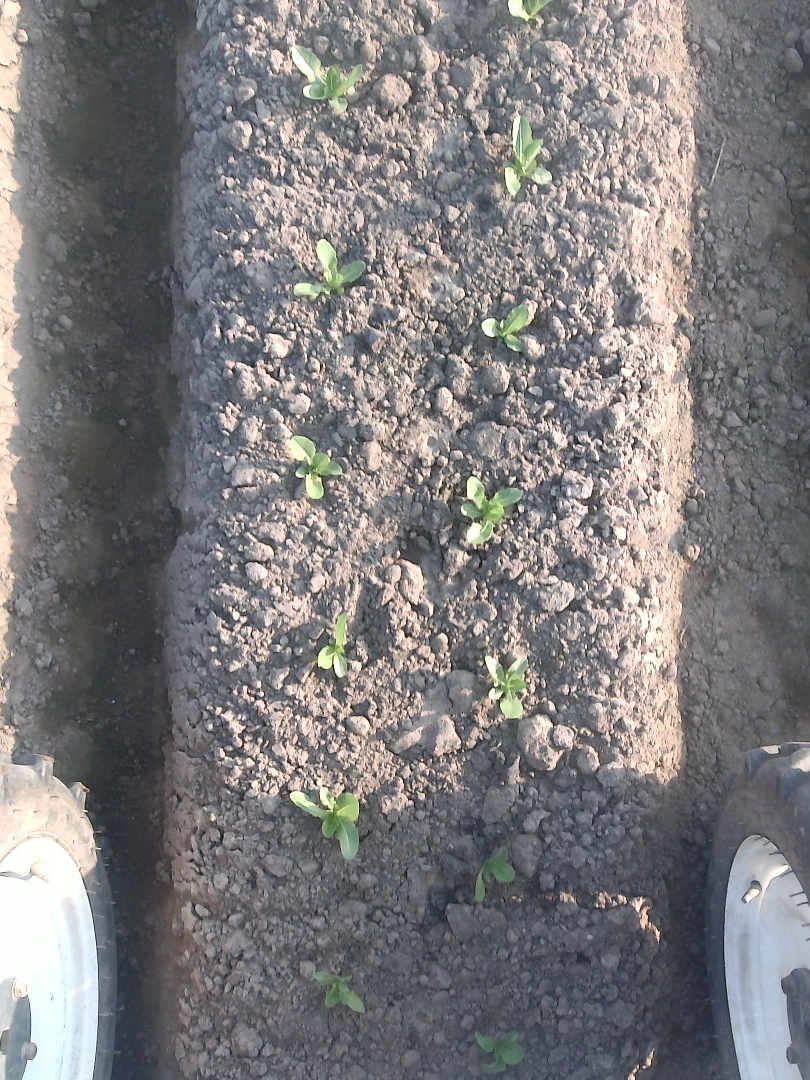
#> input picture mmdet_dataset/images/0003_000033.png, 810 x 1080 px, found by its file name
$ python make_corruption_grid.py --root ../../mmdet_dataset/images --image-name ../../mmdet_dataset/images/0003_000033.png
#> lines starting #> are read from the running program, lines starting #| are printed output that depends on the picture
#> in main, img is the input picture: shape (1080, 810, 3); mean B, G, R 125.3, 123.8, 126.5
"""
Create a visual grid of corruption examples for the paper.

Example:
python tools/make_corruption_grid.py --root stress --image-name IMG_001.jpg --output results/figures/corruption_grid.jpg
"""

import argparse
from pathlib import Path

import cv2
import numpy as np


CONDITIONS = ["clean", "noise", "gaussian_blur", "motion_blur", "brightness", "contrast", "gamma", "shadow", "jpeg", "medium", "hard"]


def find_image(folder: Path, image_name: str):
    p = folder / image_name
    if p.exists():
        return p
    stem = Path(image_name).stem
    for ext in [".jpg", ".jpeg", ".png"]:
        q = folder / f"{stem}{ext}"
        if q.exists():
            return q
    matches = list(folder.rglob(f"{stem}.*"))
    return matches[0] if matches else None


def add_label(img, label):
    out = img.copy()
    h, w = out.shape[:2]
    cv2.rectangle(out, (0, 0), (w, 32), (255, 255, 255), -1)
    cv2.putText(out, label, (8, 23), cv2.FONT_HERSHEY_SIMPLEX, 0.65, (0, 0, 0), 2, cv2.LINE_AA)
    return out


def resize_keep(img, width=320):
#> called with width = 320
    h, w = img.shape[:2]
#> h = 1080; w = 810
    scale = width / w
#> scale = 0.395
    return cv2.resize(img, (width, int(h * scale)))
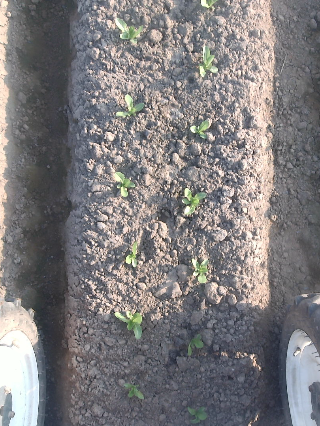
#> returned value: shape (426, 320, 3); mean of channels 0, 1, 2 125.2, 123.7, 126.3; drawn as B, G, R


def main():
    parser = argparse.ArgumentParser()
    parser.add_argument("--root", required=True, help="Stress benchmark root folder")
    parser.add_argument("--image-name", required=True, help="Example image filename")
    parser.add_argument("--output", default="results/figures/corruption_grid.jpg")
    args = parser.parse_args()

    root = Path(args.root)
    imgs = []

    for cond in CONDITIONS:
        p = find_image(root / cond, args.image_name)
        if p is None:
            print(f"[WARN] Missing {cond}/{args.image_name}")
            continue
        img = cv2.imread(str(p))
        if img is None:
            continue
        img = resize_keep(img, width=320)
        img = add_label(img, cond)
#> in add_label, `cv2.putText(out, label, (8, 23), cv2.FONT_HERSHEY_SIMPLEX, 0.65, (0, 0..`:
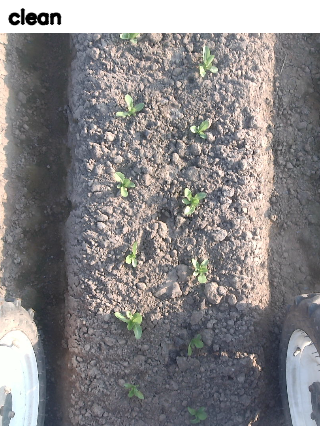
#> out: shape (426, 320, 3); mean B, G, R 133.9, 132.4, 134.7
        imgs.append(img)

    if not imgs:
        raise RuntimeError("No images found")

    # normalize heights
    min_h = min(i.shape[0] for i in imgs)
    imgs = [i[:min_h] for i in imgs]

    rows = []
    for i in range(0, len(imgs), 4):
        row = imgs[i:i+4]
        if len(row) < 4:
            pad = np.ones_like(row[0]) * 255
            row += [pad] * (4 - len(row))
        rows.append(np.hstack(row))

    grid = np.vstack(rows)
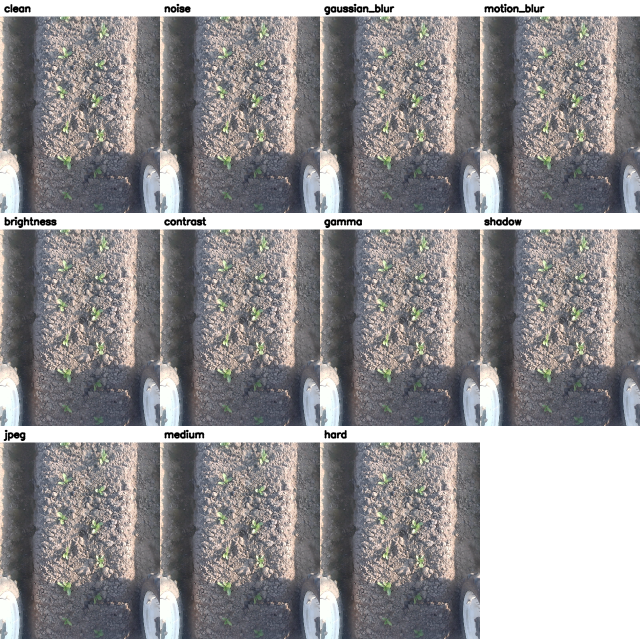
#> grid: shape (1278, 1280, 3) (shown at 1/2 size); mean of channels 0, 1, 2 143.6, 142.2, 144.4; drawn as B, G, R
    out = Path(args.output)
    out.parent.mkdir(parents=True, exist_ok=True)
    cv2.imwrite(str(out), grid, [int(cv2.IMWRITE_JPEG_QUALITY), 95])
    print(f"Saved: {out}")


if __name__ == "__main__":
    main()
